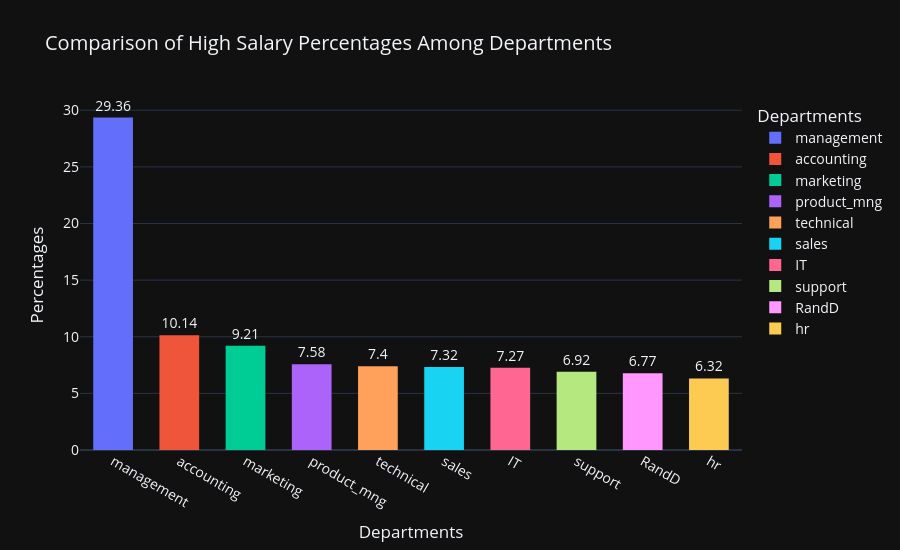

The cell this chart's notebook holds for it:
### Code cell
fig = px.bar(high_per, x='department', y='perc', color='department', 
             title='Comparison of High Salary Percentages Among Departments',
             labels={'department':'Department', 'perc':'Percentage'},
            text='perc', template='plotly_dark+presentation')

fig.update_layout(
    xaxis_title='Departments',
    yaxis_title='Percentages',
    legend_title='Departments',
    font=dict(size=14),
    title_font_size=20,
    barmode='overlay',
    width=900,
    height=550
)

fig.update_traces(marker_line_width=0, hovertemplate='<b>%{x}</b><br>Employees: %{y}<br>',
                 textposition='outside', width=0.6)
fig.show();

### Figure 1 — Plotly figure (JSON) as saved in the notebook; plotly's stock layout.template omitted (floating-point values rounded to 4 significant figures)
{"data": [{"alignmentgroup": "True", "hovertemplate": "<b>%{x}</b><br>Employees: %{y}<br>", "legendgroup": "management", "marker": {"color": "#636efa", "line": {"width": 0}, "pattern": {"shape": ""}}, "name": "management", "offsetgroup": "management", "orientation": "v", "showlegend": true, "text": [29.36], "textposition": "outside", "type": "bar", "width": 0.6, "x": ["management"], "xaxis": "x", "y": [29.36], "yaxis": "y"}, {"alignmentgroup": "True", "hovertemplate": "<b>%{x}</b><br>Employees: %{y}<br>", "legendgroup": "accounting", "marker": {"color": "#EF553B", "line": {"width": 0}, "pattern": {"shape": ""}}, "name": "accounting", "offsetgroup": "accounting", "orientation": "v", "showlegend": true, "text": [10.14], "textposition": "outside", "type": "bar", "width": 0.6, "x": ["accounting"], "xaxis": "x", "y": [10.14], "yaxis": "y"}, {"alignmentgroup": "True", "hovertemplate": "<b>%{x}</b><br>Employees: %{y}<br>", "legendgroup": "marketing", "marker": {"color": "#00cc96", "line": {"width": 0}, "pattern": {"shape": ""}}, "name": "marketing", "offsetgroup": "marketing", "orientation": "v", "showlegend": true, "text": [9.21], "textposition": "outside", "type": "bar", "width": 0.6, "x": ["marketing"], "xaxis": "x", "y": [9.21], "yaxis": "y"}, {"alignmentgroup": "True", "hovertemplate": "<b>%{x}</b><br>Employees: %{y}<br>", "legendgroup": "product_mng", "marker": {"color": "#ab63fa", "line": {"width": 0}, "pattern": {"shape": ""}}, "name": "product_mng", "offsetgroup": "product_mng", "orientation": "v", "showlegend": true, "text": [7.58], "textposition": "outside", "type": "bar", "width": 0.6, "x": ["product_mng"], "xaxis": "x", "y": [7.58], "yaxis": "y"}, {"alignmentgroup": "True", "hovertemplate": "<b>%{x}</b><br>Employees: %{y}<br>", "legendgroup": "technical", "marker": {"color": "#FFA15A", "line": {"width": 0}, "pattern": {"shape": ""}}, "name": "technical", "offsetgroup": "technical", "orientation": "v", "showlegend": true, "text": [7.4], "textposition": "outside", "type": "bar", "width": 0.6, "x": ["technical"], "xaxis": "x", "y": [7.4], "yaxis": "y"}, {"alignmentgroup": "True", "hovertemplate": "<b>%{x}</b><br>Employees: %{y}<br>", "legendgroup": "sales", "marker": {"color": "#19d3f3", "line": {"width": 0}, "pattern": {"shape": ""}}, "name": "sales", "offsetgroup": "sales", "orientation": "v", "showlegend": true, "text": [7.32], "textposition": "outside", "type": "bar", "width": 0.6, "x": ["sales"], "xaxis": "x", "y": [7.32], "yaxis": "y"}, {"alignmentgroup": "True", "hovertemplate": "<b>%{x}</b><br>Employees: %{y}<br>", "legendgroup": "IT", "marker": {"color": "#FF6692", "line": {"width": 0}, "pattern": {"shape": ""}}, "name": "IT", "offsetgroup": "IT", "orientation": "v", "showlegend": true, "text": [7.27], "textposition": "outside", "type": "bar", "width": 0.6, "x": ["IT"], "xaxis": "x", "y": [7.27], "yaxis": "y"}, {"alignmentgroup": "True", "hovertemplate": "<b>%{x}</b><br>Employees: %{y}<br>", "legendgroup": "support", "marker": {"color": "#B6E880", "line": {"width": 0}, "pattern": {"shape": ""}}, "name": "support", "offsetgroup": "support", "orientation": "v", "showlegend": true, "text": [6.92], "textposition": "outside", "type": "bar", "width": 0.6, "x": ["support"], "xaxis": "x", "y": [6.92], "yaxis": "y"}, {"alignmentgroup": "True", "hovertemplate": "<b>%{x}</b><br>Employees: %{y}<br>", "legendgroup": "RandD", "marker": {"color": "#FF97FF", "line": {"width": 0}, "pattern": {"shape": ""}}, "name": "RandD", "offsetgroup": "RandD", "orientation": "v", "showlegend": true, "text": [6.77], "textposition": "outside", "type": "bar", "width": 0.6, "x": ["RandD"], "xaxis": "x", "y": [6.77], "yaxis": "y"}, {"alignmentgroup": "True", "hovertemplate": "<b>%{x}</b><br>Employees: %{y}<br>", "legendgroup": "hr", "marker": {"color": "#FECB52", "line": {"width": 0}, "pattern": {"shape": ""}}, "name": "hr", "offsetgroup": "hr", "orientation": "v", "showlegend": true, "text": [6.32], "textposition": "outside", "type": "bar", "width": 0.6, "x": ["hr"], "xaxis": "x", "y": [6.32], "yaxis": "y"}], "layout": {"barmode": "overlay", "font": {"size": 14}, "height": 550, "legend": {"title": {"text": "Departments"}, "tracegroupgap": 0}, "title": {"font": {"size": 20}, "text": "Comparison of High Salary Percentages Among Departments"}, "width": 900, "xaxis": {"anchor": "y", "categoryarray": ["management", "accounting", "marketing", "product_mng", "technical", "sales", "IT", "support", "RandD", "hr"], "categoryorder": "array", "domain": [0, 1], "title": {"text": "Departments"}}, "yaxis": {"anchor": "x", "domain": [0, 1], "title": {"text": "Percentages"}}}}
